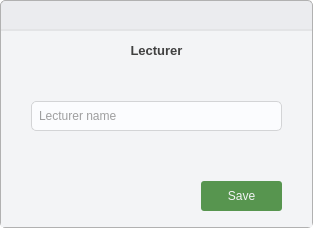
<?xml version="1.0" encoding="UTF-8"?>
<ui version="4.0">
 <class>AddLecturer</class>
 <widget class="QDialog" name="AddLecturer">
  <property name="geometry">
   <rect>
    <x>0</x>
    <y>0</y>
    <width>313</width>
    <height>228</height>
   </rect>
  </property>
  <property name="windowTitle">
   <string>Dialog</string>
  </property>
  <property name="styleSheet">
   <string notr="true">* {
	background: transparent;
	border: none;
	color: #414141;
}

QComboBox{
	border: 1px solid #D3D4D6;
	border-radius: 5px;
	padding-left: 5px;
	outline: none;
	background: #FBFCFE;
}

QComboBox::drop-down{
	background: transparent;
}

QComboBox::down-arrow{
	image: url(':/icons/icons/drop_down.svg');
	height: 24px;
	width: 24px;
}

QSpinBox{
	border: 1px solid #D3D4D6;
	border-radius: 5px;
	padding-left: 5px;
	background: #FBFCFE;
}

QSpinBox:down-button{
	background: transparent;
}

QSpinBox:up-button{
	background: transparent;
}

QSpinBox:down-arrow{
	image: url(':/icons/icons/drop_down.svg');
	height: 24px;
	width: 24px;
}

QSpinBox:up-arrow{
	image: url(':/icons/icons/drop_up.svg');
	height: 24px;
	width: 24px;
}

QLineEdit{
	border: 1px solid #D3D4D6;
	border-radius: 5px;
	padding-left: 5px;
	background: #FBFCFE;
}

QWidget#main_container {
	background: #EBECEF;
	border-radius: 5px;
	border: 1px solid #B1B1B1;
}

QWidget#container {
	background: #F3F4F6;
}

#close_btn:hover{
	background: #DC2626;
}

#toolbar{
	border-bottom: 2px solid #E3E4E6;
}</string>
  </property>
  <layout class="QVBoxLayout" name="verticalLayout_2">
   <property name="spacing">
    <number>0</number>
   </property>
   <property name="leftMargin">
    <number>0</number>
   </property>
   <property name="topMargin">
    <number>0</number>
   </property>
   <property name="rightMargin">
    <number>0</number>
   </property>
   <property name="bottomMargin">
    <number>0</number>
   </property>
   <item>
    <widget class="QWidget" name="main_container" native="true">
     <layout class="QVBoxLayout" name="verticalLayout">
      <property name="spacing">
       <number>0</number>
      </property>
      <property name="leftMargin">
       <number>1</number>
      </property>
      <property name="topMargin">
       <number>1</number>
      </property>
      <property name="rightMargin">
       <number>1</number>
      </property>
      <property name="bottomMargin">
       <number>1</number>
      </property>
      <item>
       <widget class="QWidget" name="toolbar" native="true">
        <property name="maximumSize">
         <size>
          <width>16777215</width>
          <height>30</height>
         </size>
        </property>
        <widget class="QPushButton" name="close_btn">
         <property name="geometry">
          <rect>
           <x>280</x>
           <y>0</y>
           <width>33</width>
           <height>30</height>
          </rect>
         </property>
         <property name="focusPolicy">
          <enum>Qt::FocusPolicy::NoFocus</enum>
         </property>
         <property name="text">
          <string/>
         </property>
         <property name="icon">
          <iconset theme="QIcon::ThemeIcon::ApplicationExit"/>
         </property>
         <property name="iconSize">
          <size>
           <width>10</width>
           <height>10</height>
          </size>
         </property>
        </widget>
       </widget>
      </item>
      <item>
       <widget class="QWidget" name="container" native="true">
        <layout class="QVBoxLayout" name="verticalLayout_3">
         <property name="spacing">
          <number>0</number>
         </property>
         <property name="leftMargin">
          <number>0</number>
         </property>
         <property name="topMargin">
          <number>0</number>
         </property>
         <property name="rightMargin">
          <number>0</number>
         </property>
         <property name="bottomMargin">
          <number>0</number>
         </property>
         <item>
          <widget class="QLabel" name="label">
           <property name="maximumSize">
            <size>
             <width>16777215</width>
             <height>40</height>
            </size>
           </property>
           <property name="font">
            <font>
             <pointsize>10</pointsize>
             <bold>true</bold>
            </font>
           </property>
           <property name="frameShadow">
            <enum>QFrame::Shadow::Plain</enum>
           </property>
           <property name="text">
            <string>Lecturer</string>
           </property>
           <property name="textFormat">
            <enum>Qt::TextFormat::RichText</enum>
           </property>
           <property name="alignment">
            <set>Qt::AlignmentFlag::AlignCenter</set>
           </property>
          </widget>
         </item>
         <item>
          <widget class="QFrame" name="frame">
           <property name="frameShape">
            <enum>QFrame::Shape::StyledPanel</enum>
           </property>
           <property name="frameShadow">
            <enum>QFrame::Shadow::Plain</enum>
           </property>
           <widget class="QLineEdit" name="lecturer_name">
            <property name="geometry">
             <rect>
              <x>30</x>
              <y>30</y>
              <width>251</width>
              <height>30</height>
             </rect>
            </property>
            <property name="minimumSize">
             <size>
              <width>0</width>
              <height>30</height>
             </size>
            </property>
            <property name="placeholderText">
             <string>Lecturer name</string>
            </property>
           </widget>
           <widget class="QPushButton" name="lecturer_save">
            <property name="geometry">
             <rect>
              <x>200</x>
              <y>110</y>
              <width>81</width>
              <height>30</height>
             </rect>
            </property>
            <property name="cursor">
             <cursorShape>PointingHandCursor</cursorShape>
            </property>
            <property name="styleSheet">
             <string notr="true">padding: 5px;
background: #57954F;
color: #F3F4F6;
border-radius: 3px;</string>
            </property>
            <property name="text">
             <string>Save</string>
            </property>
           </widget>
          </widget>
         </item>
        </layout>
       </widget>
      </item>
     </layout>
    </widget>
   </item>
  </layout>
 </widget>
 <resources>
  <include location="../assets/icons.qrc"/>
 </resources>
 <connections/>
</ui>
